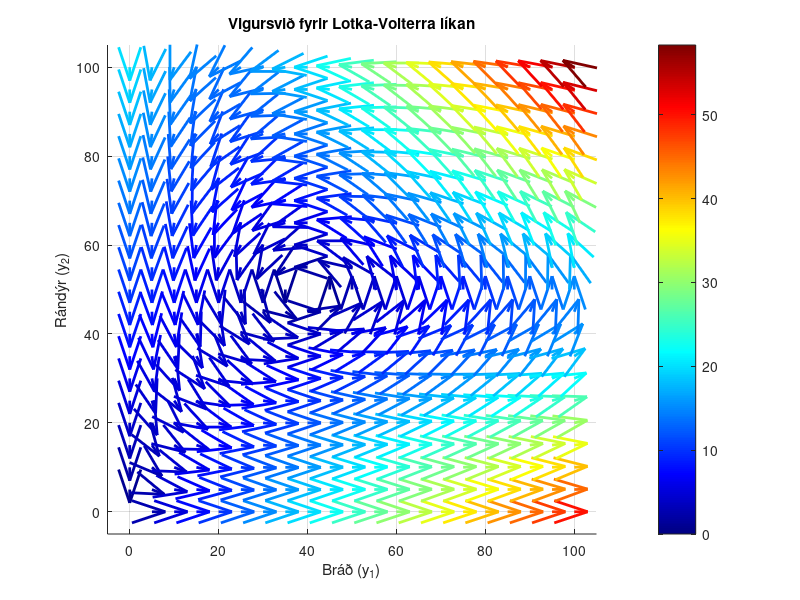

The MATLAB source for this figure:
%% Hluti 1 - Daemi 1
clc; clear; close all;

% y1: prey
% y2: predator

% Fastar
% alpha: Vaxtarhradi bradarinnar ef enginn randyr eru til stadar.
% beta: Hlutfall af brad sem hverfur af voldum randyra.
% gamma: Vaxtarhradi randyrsins ef brað er til stadar.
% delta: Danartidni randyra.
alpha = 0.5; beta = 0.01; gamma = 0.005; delta = 0.2;
axis_max = 100;

% Buum til grid fyrir y1 og y2
skref = 5; % Breytilegt skref fyrir mynd
[y1, y2] = meshgrid(0:skref:axis_max, 0:skref:axis_max); 

% Finnum gildi a y1' og y2' fyrir hvert y1 og y2
dy1 = alpha.*y1 - beta.*y1.*y2;
dy2 = gamma.*y1.*y2 - delta.*y2;

% Normaliserum vigrana fyrir styttri vigra
magnitude = sqrt(dy1.^2 + dy2.^2);
dy1_norm = dy1 ./ magnitude;
dy2_norm = dy2 ./ magnitude;

% plotta vigursvið með lituðum örvum
figure;
hold on;

% Skala örvar fyrir skýrari mynd
arrow_scale = 3; % stærð örva
line_width = 2; % þykkt örva
num_colors = 256; % fjöldi lita
cmap = jet(num_colors); % Nota jet colormap (gott fyrir litaskiptingu)
colormap(cmap); % setja colormap fyrir current figure
magnitude_normalized = (magnitude - min(magnitude(:))) / (max(magnitude(:)) - min(magnitude(:))); 
color_indices = round(magnitude_normalized * (num_colors - 1)) + 1;

% Plotta örvar með tilsvarandi lit
for i = 1:size(y1, 1)
    for j = 1:size(y2, 2)
        % Teikna ör með lituðu skafti
        quiver(y1(i, j), y2(i, j), dy1_norm(i, j)*arrow_scale, dy2_norm(i, j)*arrow_scale, 0, ...
               'Color', cmap(color_indices(i, j), :), 'LineWidth', line_width, 'MaxHeadSize', 1.5);
    end
end

% Colorbar fyrir magnitude
colorbar;
caxis([min(magnitude(:)), max(magnitude(:))]); % Stillir colorbar mörk
xlabel('Bráð (y_1)');
ylabel('Rándýr (y_2)');
title('Vigursvið fyrir Lotka-Volterra líkan');
grid on;
axis([-5 axis_max+5 -5 axis_max+5]);
axis square;

% vista mynd
% saveas(gcf, 'LotkaVolterra_Vigursvid_Phase.png');